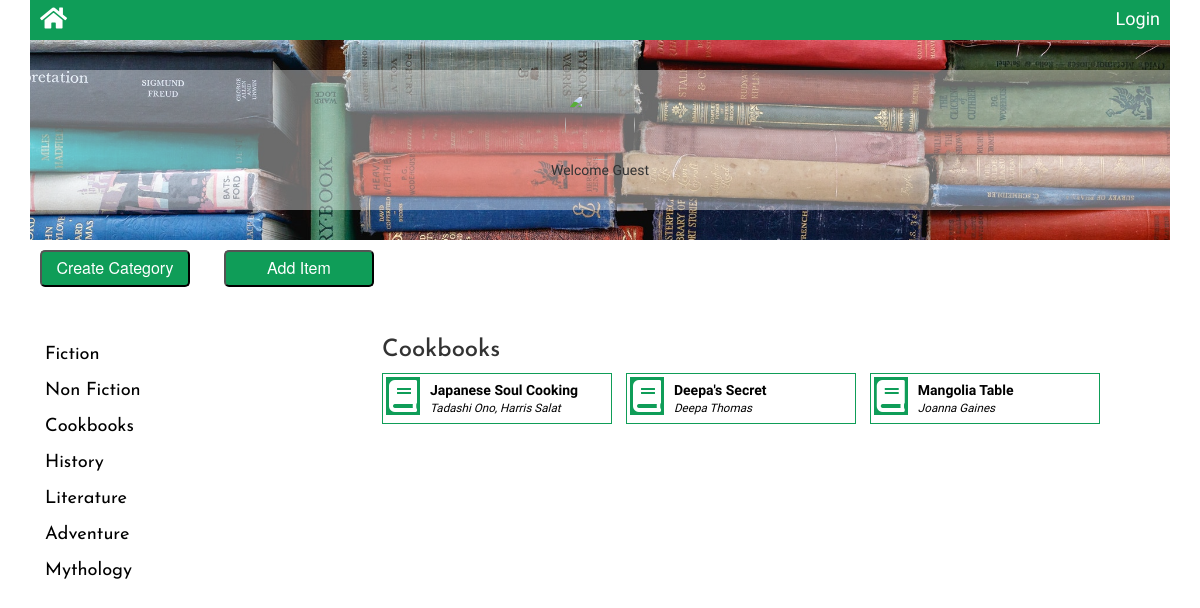
The page /catalog/3/ on the database its author committed.
### database_setup.py (models this page shows, shortened)
class BookCategory(Base):
    __tablename__ = 'book_category'
    id = Column(Integer,primary_key = True)
    name = Column(String(140),nullable = False)

class Books(Base):
    __tablename__ = 'books'
    id = Column(Integer, primary_key=True)
    name = Column(String(150), nullable=False)
    description = Column(String)
    author = Column(String)
    price = Column(String)
    category_id = Column(Integer, ForeignKey("book_category.id"))
    book_category = relationship(BookCategory)
    user_id = Column(Integer, ForeignKey("user.id"))
    user = relationship(User)
    created_at = Column(DateTime, default=datetime.datetime.utcnow)
    updated_at = Column(DateTime, default=datetime.datetime.utcnow,
                        onupdate=datetime.datetime.utcnow)

### Books.py (the view)
@app.route('/catalog/<int:category_id>/')
def getAllBooksForCategory(category_id):
    categories = session.query(BookCategory).all()
    category = session.query(BookCategory).filter_by(id=category_id).one()
    books = session.query(Books).filter_by(category_id=category_id).all()
    return render_template('catalog.html', books=books, category=category,
                           categories=categories,
                           login_session=login_session)

### templates/catalog.html (shortened to what this page needs)
<!DOCTYPE>
<html>
<head>
    <link rel=stylesheet type=text/css href="{{url_for('static',filename='css/catalog.css')}}">
</head>
<body>
    {% extends "main.html" %}
    {% block content %}
    <header>
        {% include "header.html" %}
    </header>
    <main>
        <div class="content">
            <div class="create-btn-container">
                <a href="{{url_for('createCategory')}}">
                    <button class="create-btn">Create Category</button>
                </a>
                <a href="{{url_for('addItem')}}">
                    <button class="create-btn">Add Item</button>
                </a>
            </div>
            <div class="left-col">
                {% for c in categories %}
                <a class="category-name" href="{{url_for('getAllBooksForCategory',category_id = c.id)}}">
                    <div class="book-category heading-font">
                        {{c.name}}
                    </div>
                </a>
                {% endfor %}
            </div>
            <div class="right-col">
                {% if books %}
                {% include "details.html" %}
                {% endif %}
            </div>
        </div>
        {% endblock %}

### templates/details.html (shortened to what this page needs)
<head>
    <link rel=stylesheet type=text/css href="{{url_for('static',filename='css/detail.css')}}">
</head>
<body>
        {% if category %}
        <h3 class="details-heading heading-font">{{category.name}}</h3>
        {% else %}
        <h3 class="details-heading heading-font">Recently Added</h3>
        {% endif %}
    {% for book in books %}
    <div class="book-container">
        <div class="book-image">
            <i class="fas fa-book"></i>
        </div>
        <a class="book-detail-link" href="{{url_for('bookDetails',category_id = book.category_id,book_id = book.id)}}">
        <div class="book-details content-font">
            <p class="book-name">{{book.name}}</p>
            <p class="book-author">{{book.author}}</p>
        </div>
        </a>
    </div>
    {% endfor %}
</body>

### static/css/catalog.css (style rules this page uses)
.content { overflow:auto; }
.left-col { width:20%; height:100%; float:left; padding:1rem; }
.right-col { width:70%; height:100%; float:right; padding-left: 1rem; padding-top:1rem; }
.book-category { padding:0.5rem; }
.category-name { text-decoration:none; color:#000000; font-size: 1.825rem; }
.create-btn { color: white; background-color: rgb(15,157,88); padding: 0.5rem; width: 15rem; border-radius: 5px; font-size: medium; margin-right:3rem; }
.create-btn-container { padding:1rem; margin-bottom:3rem; }

### static/css/global.css (style rules this page uses)
body { margin:0; box-sizing: border-box; }
.heading-font { font-family: 'Josefin Sans', sans-serif; }
.content-font { font-family: 'Varela Round', sans-serif; }
button { font-family: 'Varela Round', sans-serif; }

### static/css/detail.css (style rules this page uses)
.details-heading { margin-top:0; }
.book-container { overflow: auto; border: 1px solid rgb(15,157,88); min-width: 230px; max-width:230px; display: inline-block; margin-right: 1rem; margin-bottom: 1rem; padding:0.3rem; }
.book-image { float: left; font-size: xx-large; padding: 0.3rem; margin-right:1rem; color:#ffffff; background-color:rgb(15,157,88); }
.book-details { padding: 0.3rem; }
.book-details p { margin:0; }
.book-detail-link { color:#000000; text-decoration: none; }
.book-author { font-size: smaller; font-style: italic; }
.book-name { font-weight: bold; }

### rows shown on the page
BookCategory: name "Fiction"
BookCategory: name "Non Fiction"
BookCategory: name "Cookbooks"
BookCategory: name "History"
BookCategory: name "Literature"
BookCategory: name "Adventure"
BookCategory: name "Mythology"
Books: name "Japanese Soul Cooking", author "Tadashi Ono, Harris Salat"
Books: name "Deepa's Secret", author "Deepa Thomas"
Books: name "Mangolia Table", author "Joanna Gaines"
